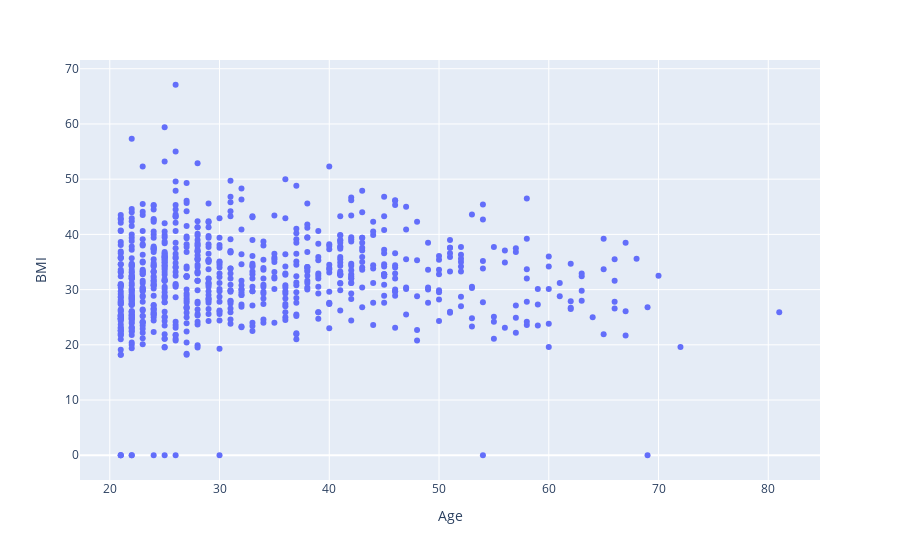

Source (notebook cell):
### Code cell
# Visualize the age and BMI.
fig = px.scatter(df, x="Age", y="BMI")
fig.show()

### Figure 1 — Plotly figure (JSON) as saved in the notebook; plotly's stock layout.template omitted (floating-point values rounded to 4 significant figures; data arrays with more than 128 entries replaced by an {"elided": "..."} marker saying what was removed)
{"data": [{"hovertemplate": "Age=%{x}<br>BMI=%{y}<extra></extra>", "legendgroup": "", "marker": {"color": "#636efa", "symbol": "circle"}, "mode": "markers", "name": "", "orientation": "v", "showlegend": false, "type": "scatter", "x": {"elided": "768 int values"}, "xaxis": "x", "y": {"elided": "768 float values"}, "yaxis": "y"}], "layout": {"legend": {"tracegroupgap": 0}, "margin": {"t": 60}, "xaxis": {"anchor": "y", "domain": [0, 1], "title": {"text": "Age"}}, "yaxis": {"anchor": "x", "domain": [0, 1], "title": {"text": "BMI"}}}}
